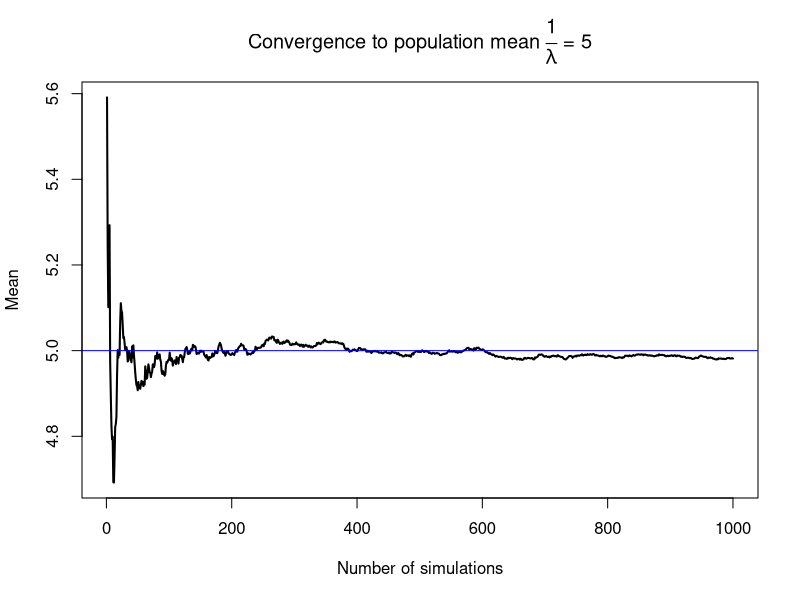
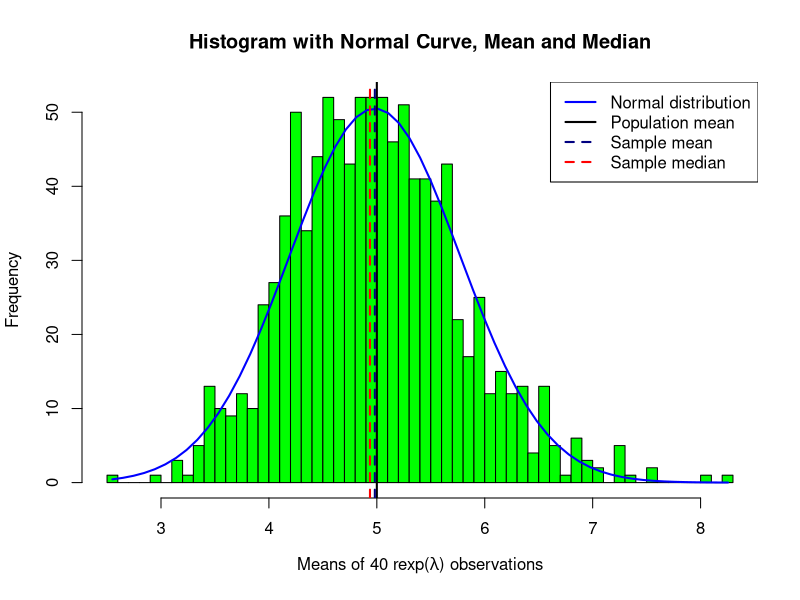

Reproduce these figures in R, in order.
# Illustrate via simulation and associated explanatory text the properties of
# the distribution of the mean of 40 exponential(0.2)s.  You should 
# 1. Show where the distribution is centered at and compare it to the 
# theoretical center of the distribution. 
# 2. Show how variable it is and compare it to the theoretical variance of the 
# distribution. 
# 3. Show that the distribution is approximately normal. 
# 4. Evaluate the coverage of the confidence interval for
# 1/lambda: X¯±1.96S√n. (This only needs to be done for the specific value of
# lambda).

set.seed(2222)
nosim <- 1000
n <- 40
lambda <- 0.2
means <- apply(matrix(rexp(nosim*n,lambda),nosim,n), 1, mean) 
#1 for application on rows

# Some descriptive statistics
summary(means)
sd(means)*sqrt(n)

# Plot of convergence
plot(cumsum(means)/(1:nosim), type = "l", lwd = 2, main = expression(
    paste("Convergence to population mean ", frac(1,lambda)," = ",5)),
    xlab = "Number of simulations", ylab = "Mean")
abline(h = 1/lambda, col = "blue")


# Histogram with normal curve, inspired by 
# http://www.statmethods.net/graphs/density.html
h<-hist(means, breaks=59, col="green", 
        xlab=expression(paste("Means of 40 rexp(",lambda,") observations")), 
        main="Histogram with Normal Curve, Mean and Median") 
xfit<-seq(min(means),max(means),length=59) 
yfit<-dnorm(xfit,mean=mean(means),sd=sd(means)) 
yfit <- yfit*diff(h$mids[1:2])*length(means) 
lines(xfit, yfit, col="blue", lwd=2)
abline(v = 1/lambda, col = "black", lwd = 2)
abline(v = mean(means), col = "navy", lwd = 2, lty = "dashed")
abline(v = median(means), col = "red", lwd = 2, lty = "dashed")
legend("topright", col = c("blue", "black", "navy", "red"), 
       lty = c("solid", "solid", "dashed", "dashed"), lwd = 2,
       legend = c("Normal distribution", "Population mean",
                  "Sample mean", "Sample median"))

# Computation of confidence intervals
set.seed(2222)
nosim <- 1000
n <- 40
lambda <- 0.2
simulations <- matrix(rexp(nosim*n,lambda),nosim,n)
means <- apply(simulations, 1, mean) 
S <- apply(simulations, 1, sd)  
ll <- means - 1.96 * S/sqrt(n)
ul <- means + 1.96 * S/sqrt(n)
# Fraction of confidence intervals containing the true mean 1/lambda
mean(ll < 1/lambda & 1/lambda < ul )